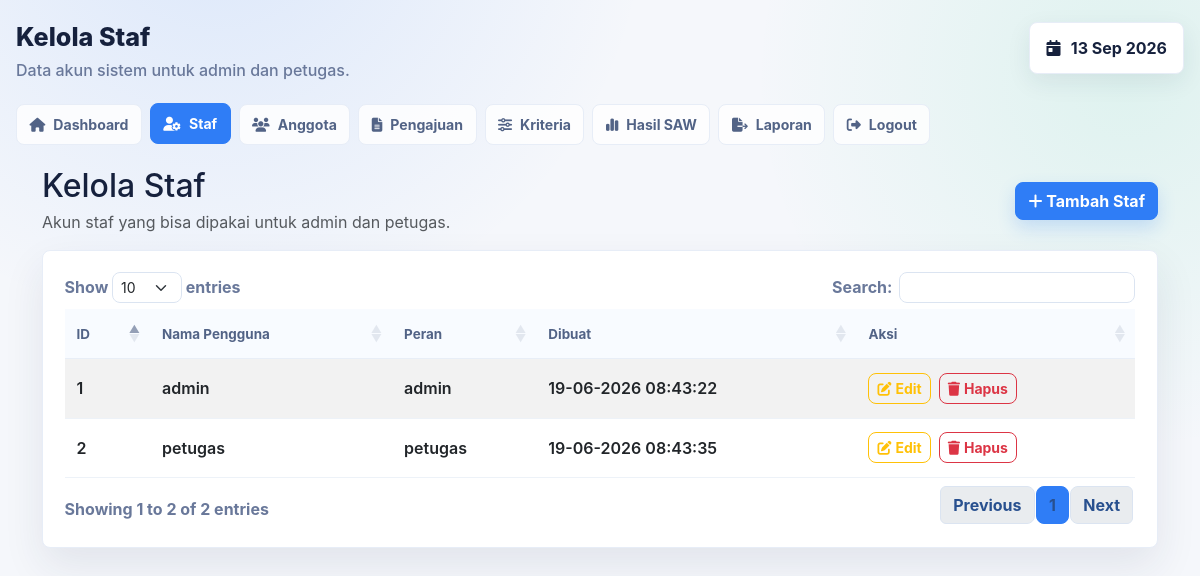
The page /admin/users.php (signed in) on the database its author committed.
### tables this page shows
CREATE TABLE users (
    id INT UNSIGNED NOT NULL AUTO_INCREMENT,
    username VARCHAR(50) NOT NULL,
    password VARCHAR(255) NOT NULL,
    role_id INT UNSIGNED NOT NULL,
    email_verified_at TIMESTAMP NULL DEFAULT NULL,
    verification_token_hash CHAR(64) NULL DEFAULT NULL,
    verification_code_hash CHAR(64) NULL DEFAULT NULL,
    verification_expires_at DATETIME NULL DEFAULT NULL,
    verification_sent_at TIMESTAMP NULL DEFAULT NULL,
    created_at TIMESTAMP NOT NULL DEFAULT CURRENT_TIMESTAMP,
    PRIMARY KEY (id),
    UNIQUE KEY uq_users_username (username),
    KEY idx_users_role (role_id),
    KEY idx_users_email_verified_at (email_verified_at),
    CONSTRAINT fk_users_role
        FOREIGN KEY (role_id) REFERENCES roles(id)
        ON UPDATE CASCADE
        ON DELETE RESTRICT
);

CREATE TABLE roles (
    id INT UNSIGNED NOT NULL AUTO_INCREMENT,
    name VARCHAR(50) NOT NULL,
    PRIMARY KEY (id),
    UNIQUE KEY uq_roles_name (name)
);

### admin/users.php (the view, shortened to what this page needs)
<?php
require_once 'ui.php';
$conn = getDBConnection();
$result = $conn->query(
    "SELECT u.id, u.username, u.role_id, r.name AS role_name, u.created_at
     FROM users u
     JOIN roles r ON u.role_id = r.id
     WHERE r.name IN ('admin', 'petugas')
     ORDER BY u.id"
);
$users = $result->fetch_all(MYSQLI_ASSOC);
?>
<!DOCTYPE html>
<html lang="id">
<head>
    <link href="https://cdn.jsdelivr.net/npm/bootstrap@5.3.0/dist/css/bootstrap.min.css" rel="stylesheet">
    <link rel="stylesheet" href="https://cdnjs.cloudflare.com/ajax/libs/font-awesome/6.4.0/css/all.min.css">
    <link rel="stylesheet" href="https://cdn.datatables.net/1.13.4/css/dataTables.bootstrap5.min.css">
</head>
<body>
    <?php echo renderAdminHeader('users', 'Kelola Staf', 'Data akun sistem untuk admin dan petugas.'); ?>
    <div class="container admin-shell">
        <div class="d-flex flex-column flex-md-row justify-content-between align-items-md-center gap-3 mb-3">
            <div>
                <h2 class="mb-1">Kelola Staf</h2>
                <p class="text-muted mb-0">Akun staf yang bisa dipakai untuk admin dan petugas.</p>
            </div>
            <button class="btn btn-primary" data-bs-toggle="modal" data-bs-target="#addUserModal">
                <i class="fas fa-plus"></i> Tambah Staf
            </button>
        </div>
        <div class="card admin-card">
            <div class="card-body">
                <div class="table-responsive">
                    <table id="usersTable" class="table table-striped mb-0 align-middle">
                        <thead>
                            <tr>
                                <th>ID</th>
                                <th>Nama Pengguna</th>
                                <th>Peran</th>
                                <th>Dibuat</th>
                                <th>Aksi</th>
                            </tr>
                        </thead>
                        <tbody>
                            <?php foreach ($users as $u): ?>
                            <tr>
                                <td><?php echo (int) $u['id']; ?></td>
                                <td><?php echo htmlspecialchars($u['username']); ?></td>
                                <td><?php echo htmlspecialchars($u['role_name']); ?></td>
                                <td><?php echo $u['created_at'] ? date('d-m-Y H:i:s', strtotime($u['created_at'])) : '-'; ?></td>
                                <td>
                                    <div class="d-flex flex-wrap gap-2">
                                        <button class="btn btn-sm btn-outline-warning"
                                            type="button"
                                            data-user-id="<?php echo (int) $u['id']; ?>"
                                            data-username="<?php echo htmlspecialchars($u['username'], ENT_QUOTES, 'UTF-8'); ?>"
                                            data-role-id="<?php echo (int) $u['role_id']; ?>">
                                            <i class="fas fa-pen-to-square me-1"></i>Edit
                                        </button>
                                        <form method="POST" class="d-inline" onsubmit="return confirm('Hapus pengguna ini?')">
                                            <button type="submit" name="delete_user" class="btn btn-sm btn-outline-danger">
                                                <i class="fas fa-trash me-1"></i>Hapus
                                            </button>
                                        </form>
                                    </div>
                                </td>
                            </tr>
                            <?php endforeach; ?>
                        </tbody>
                    </table>
                </div>
            </div>
        </div>
    </div>
</body>
</html>

### admin/ui.php (style rules this page uses)
:root { --admin-page-bg: #f5f7fb; --admin-card-bg: #ffffff; --admin-border: #e7edf7; --admin-text: #16213d; --admin-muted: #69789a; --admin-blue: #2f7df6; --admin-green: #16c784; --admin-purple: #8358e8; --admin-orange: #ffae1f; --admin-red: #f0525f; --admin-shadow: 0 18px 42px rgba(31, 45, 78, .09); }
body { min-height: 100vh; background: radial-gradient(circle at 18% -10%, rgba(47, 125, 246, .13), transparent 30%), radial-gradient(circle at 94% 8%, rgba(22, 199, 132, .10), transparent 26%), var(--admin-page-bg); color: var(--admin-text); font-family: Inter, system-ui, -apple-system, BlinkMacSystemFont, "Segoe UI", sans-serif; }
.admin-shell { min-height: 100vh; width: min(100% - 32px, 1480px); padding-bottom: 34px; }
.admin-card, .section-card, .criteria-card { border: 1px solid var(--admin-border) !important; border-radius: 8px !important; background: var(--admin-card-bg); box-shadow: var(--admin-shadow) !important; }
.admin-card .table-responsive, .section-card .table-responsive, .criteria-card .table-responsive { border-radius: 8px; }
.admin-card .card-body, .metric-card .card-body, .section-card .card-body, .criteria-card .card-body { padding: clamp(1rem, 1.8vw, 1.5rem); }
.btn { border-radius: 8px; font-weight: 700; }
.btn-primary { background: var(--admin-blue); border-color: var(--admin-blue); box-shadow: 0 8px 18px rgba(47, 125, 246, .20); }
.table { color: #273553; }
.table thead th { white-space: nowrap; background: #f8fbff; color: #526386; font-size: .84rem; border-bottom: 1px solid #e8eef7; padding: .9rem .75rem; }
.table td, .table th { vertical-align: middle; }
.table tbody td { border-color: #edf2f8; padding: .85rem .75rem; font-weight: 600; }
.table-striped > tbody > tr:nth-of-type(odd) > * { --bs-table-bg-type: #fbfdff; }
.table-responsive { -webkit-overflow-scrolling: touch; }

### rows shown on the page
users: id "1", username "admin", role.name "admin", created_at "19-06-2026 08:43:22"
users: id "2", username "petugas", role.name "petugas", created_at "19-06-2026 08:43:35"

### other values the page prints
$title "Kelola Staf"
$subtitle "Data akun sistem untuk admin dan petugas."
$item['label'] "Dashboard"
$item['label'] "Staf"
$item['label'] "Anggota"
$item['label'] "Pengajuan"
$item['label'] "Kriteria"
$item['label'] "Hasil SAW"
$item['label'] "Laporan"
$item['label'] "Logout"
